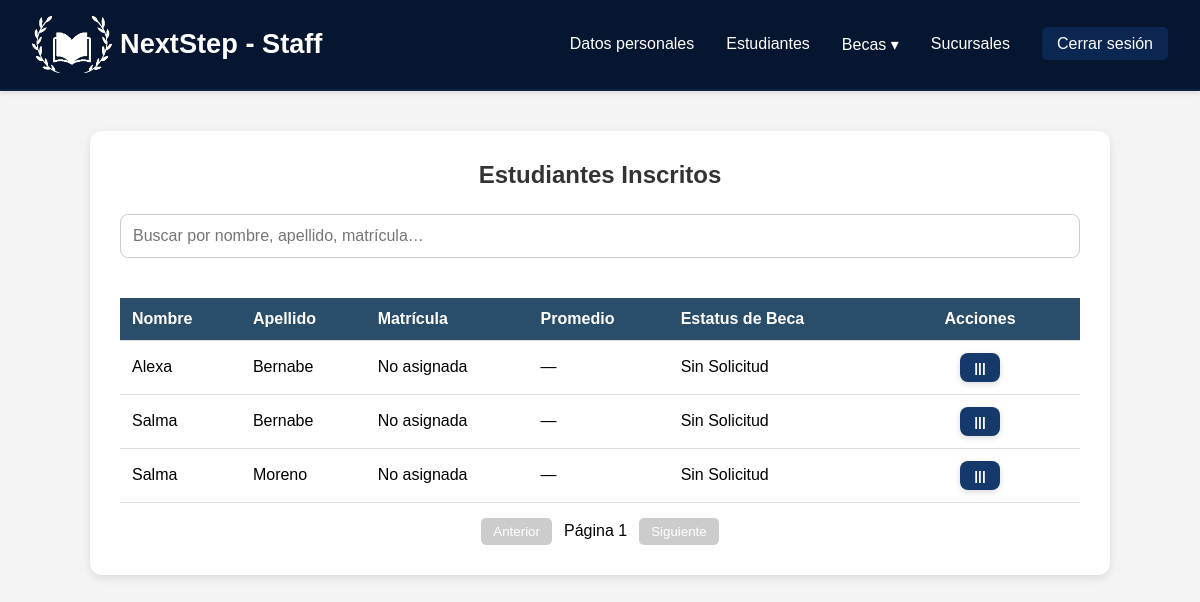
/Staff/listStudents.php (signed in), run on the app's committed database.
### tables this page shows
CREATE TABLE `student` (
  `ID_Student` int(11) NOT NULL,
  `FK_ID_User` int(11) NOT NULL,
  `Name` varchar(15) NOT NULL,
  `Last_Name` varchar(15) NOT NULL,
  `Phone_Number` varchar(15) DEFAULT NULL,
  `Email_Address` varchar(50) NOT NULL,
  `Profile_Image` text DEFAULT NULL
);

### Staff/listStudents.php (the view, shortened to what this page needs)
<?php
require '../Conexiones/db.php';
$query = "
SELECT
    s.ID_Student,
    s.Name,
    s.Last_Name,
    sd.License,
    sd.Average,
    a.status
FROM student s
LEFT JOIN student_details sd ON s.ID_Student = sd.FK_ID_Student
LEFT JOIN aplication a ON s.ID_Student = a.FK_ID_Student
ORDER BY s.Last_Name, s.Name
";
$result = mysqli_query($conn, $query);
?>
<!DOCTYPE html>
<html lang="es">
<head>
    <link rel="stylesheet" href="../assets/Staff/list.css">
</head>
<body>
<?php include '../includes/HeaderMenuStaff.php'; ?>
<div class="container">
    <h2>Estudiantes Inscritos</h2>
    <div class="search-box">
        <input
            type="text"
            id="search"
            placeholder="Buscar por nombre, apellido, matrícula…">
    </div>
    <table id="studentTable">
        <thead>
            <tr>
                <th>Nombre</th>
                <th>Apellido</th>
                <th>Matrícula</th>
                <th>Promedio</th>
                <th>Estatus de Beca</th>
                <th>Acciones</th>
            </tr>
        </thead>
        <tbody>
            <?php while ($row = mysqli_fetch_assoc($result)): ?>
                <?php
                    $statusRaw   = $row['status'] ?? null;
                    $statusText  = $statusRaw ?? 'Sin Solicitud';
                    $statusClass = $statusRaw ? 'status-' . preg_replace('/\s+/', '', $statusRaw) : 'status-null';
                ?>
                <tr>
                    <td><?= htmlspecialchars($row['Name'] ?? '—') ?></td>
                    <td><?= htmlspecialchars($row['Last_Name'] ?? '—') ?></td>
                    <td><?= htmlspecialchars($row['License'] ?? 'No asignada') ?></td>
                    <td><?= htmlspecialchars($row['Average'] ?? '—') ?></td>
                    <td class="<?= htmlspecialchars($statusClass) ?>"><?= htmlspecialchars($statusText) ?></td>
                    <td>
                        <button class="btn-action btn-perfil" type="button"
                            onclick="openProfileModal(<?= (int)$row['ID_Student'] ?>)">
                            |||
                        </button>
                    </td>
                </tr>
            <?php endwhile; ?>
        </tbody>
    </table>
    <div class="pagination">
        <button id="prevBtn">Anterior</button>
        <span>Página <span id="currentPage">1</span></span>
        <button id="nextBtn">Siguiente</button>
    </div>
</div>
</body>
</html>

### assets/Staff/list.css (style rules this page uses)
* { box-sizing: border-box; margin: 0; padding: 0; }
body { font-family: Arial, sans-serif; display: flex; flex-direction: column; justify-content: flex-start; align-items: center; min-height: 100vh; text-align: left; background-color: #f4f4f4; }
.container { width: 85%; margin: 40px auto; background: white; padding: 30px; border-radius: 12px; box-shadow: 0 3px 10px rgba(0,0,0,0.1); }
h2 { text-align: center; margin-bottom: 25px; color: #333; }
.search-box { margin-bottom: 20px; }
.search-box input { width: 100%; padding: 12px; margin-bottom: 20px; border-radius: 8px; border: 1px solid #ccc; font-size: 16px; }
table { width: 100%; border-collapse: collapse; margin-top: 15px; }
table thead { background: #2a4d69; color: white; padding: 12px; text-align: left; }
table th, table td { padding: 12px; border-bottom: 1px solid #ddd; text-align: left; }
.btn-action { display: inline-flex; align-items: center; gap: 6px; padding: 7px 14px; border-radius: 8px; font-size: 0.85rem; font-weight: bold; color: white; background-color: #007bff; border: none; cursor: pointer; transition: all 0.25s ease-in-out; text-decoration: none; box-shadow: 0 2px 6px rgba(0,0,0,0.15); }
.btn-perfil { background-color: #15396a; }
table th:last-child, table td:last-child { text-align: center; width: 200px; }
.pagination { margin-top: 15px; display: flex; justify-content: center; align-items: center; gap: 12px; }
.pagination button { padding: 6px 12px; background: #0d223f; color: white; border: none; border-radius: 5px; cursor: pointer; }
.pagination button:disabled { background: #ccc; cursor: not-allowed; }

### data on the page
student: Name "Alexa", Last_Name "Bernabe", License "No asignada", Average "—", statusText "Sin Solicitud"
student: Name "Salma", Last_Name "Bernabe", License "No asignada", Average "—", statusText "Sin Solicitud"
student: Name "Salma", Last_Name "Moreno", License "No asignada", Average "—", statusText "Sin Solicitud"
